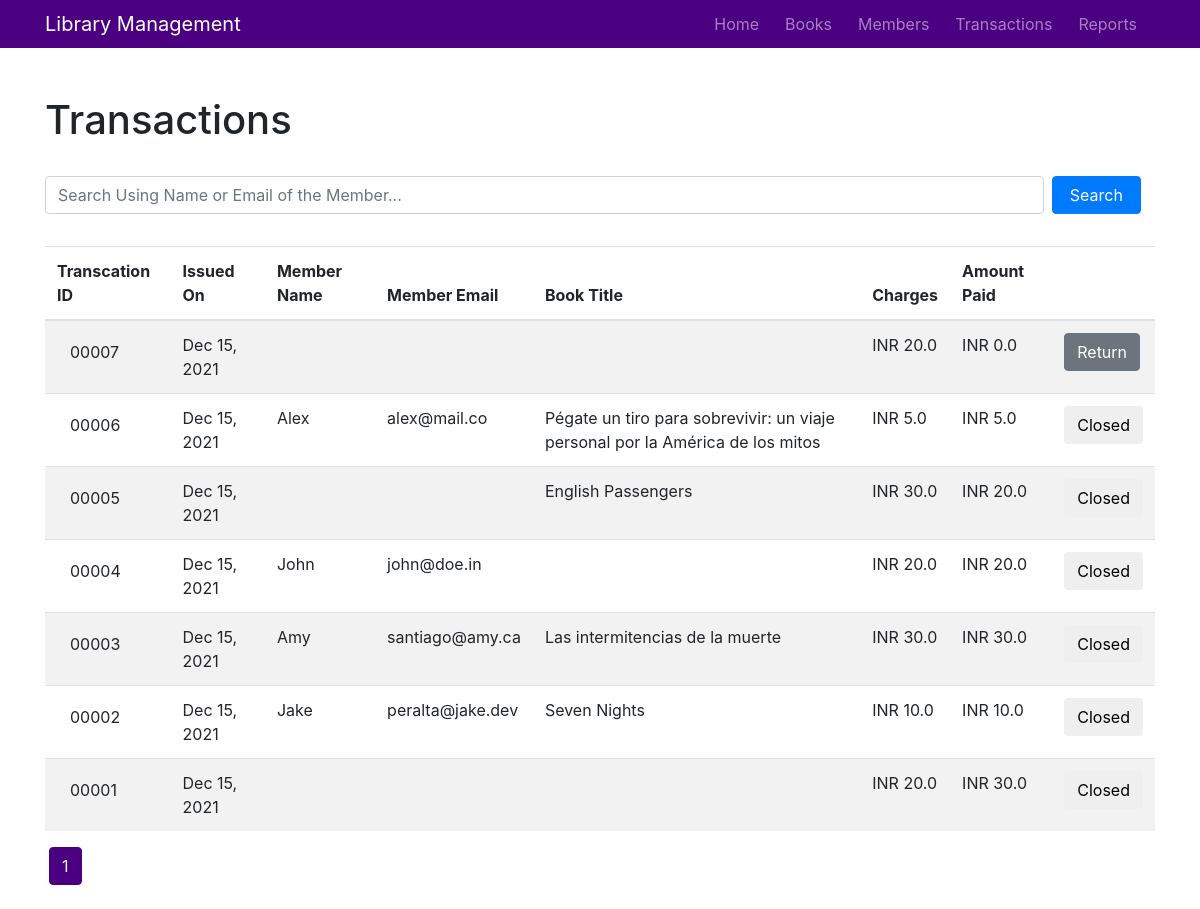
Page /transactions on the committed database.
### library_management/models.py (models this page shows, shortened)
class Transaction(db.Model):
    __tablename__='transaction'
    transaction_id = db.Column(db.Integer, primary_key=True)
    member_id = db.Column(db.Integer, db.ForeignKey('member.member_id'))
    book_id = db.Column(db.Integer, db.ForeignKey('book.book_id'))
    issued_on = db.Column(db.DateTime, nullable=False, default=datetime.utcnow)
    charges = db.Column(db.Integer, nullable=False, default=0)
    amount_paid = db.Column(db.Integer, nullable=False, default=0)
    closed = db.Column(db.Boolean, nullable=False, default=False)

class Member(db.Model):
    __tablename__ = 'member'
    member_id = db.Column(db.Integer, primary_key=True)
    name = db.Column(db.String(50), nullable=False)
    email = db.Column(db.String(150), nullable=False, unique=True)
    rented = db.Column(db.Integer, nullable=False, default=0)
    outstanding_dues = db.Column(db.Integer, nullable=False, default=0)
    total_paid = db.Column(db.Integer, nullable=False, default=0)
    transactions = db.relationship('Transaction', backref='member', lazy=True)

class Book(db.Model):
    __tablename__ = 'book'
    book_id = db.Column(db.Integer, primary_key=True)
    title = db.Column(db.String(150), nullable=False)
    authors = db.Column(db.String(100), nullable=False)
    rating = db.Column(db.String(4), nullable=False)
    isbn = db.Column(db.String(150), nullable=False)
    publisher = db.Column(db.String(150), nullable=False)
    quantity = db.Column(db.Integer, nullable=False)
    rented = db.Column(db.Integer, nullable=False, default=0)
    no_of_times_rented = db.Column(db.Integer, nullable=False, default=0)
    transactions = db.relationship('Transaction', backref='book', lazy=True)

### library_management/transactions/routes.py (the view)
@transactions.route('/transactions')
def all_transactions():
    page = request.args.get('page', 1, type=int)
    transactions = Transaction.query.order_by(Transaction.closed, Transaction.issued_on.desc()).paginate(page=page, per_page=20)
    return render_template("transactions.html", title="Transactions", transactions=transactions, data=transactions.items)

### library_management/templates/transactions.html
{% extends "layout.html" %}
{% block content %}
    <br>
    <h1>Transactions</h1>
    <br>
    <form class="form-inline" action="/transactions/search" method="GET">
        <input name="search" type="text" class="form-control mb-2 mr-sm-2 search" placeholder="Search Using Name or Email of the Member...">
        <button type="submit" class="btn btn-primary mb-2 search">Search</button>
    </form>
    <br>
    {% if data %}
        <table class="table table-hover table-striped">
            <thead>
                <tr>
                    <th>Transcation ID</th>
                    <th>Issued On</th>
                    <th>Member Name</th>
                    <th>Member Email</th>
                    <th>Book Title</th>
                    <th>Charges</th>
                    <th>Amount Paid</th>
                    <th></th>
                </tr>
            </thead>
            <tbody>
                {% for transaction in data %}
                    {% if not transaction.closed %}
                    <tr>
                        <td><span class="btn pull-right">{{"{:05d}".format(transaction.transaction_id)}}</span></td>
                        <td>{{"{}".format(transaction.issued_on.strftime("%b %d, %Y"))}}</td>
                        <td>{{transaction.member.name}}</td>
                        <td>{{transaction.member.email}}</td>
                        <td>{{transaction.book.title}}</td>
                        <td>{{"INR {:.1f}".format(transaction.charges)}}</td>
                        <td>{{"INR {:.1f}".format(transaction.amount_paid)}}</td>
                        <td>
                            <button class="btn btn-secondary" onclick="return window.location = '/transactions/close/{{transaction.transaction_id}}';">Return</button>
                        </td>
                    </tr>
                    {% else %}
                    <tr>
                        <td><span class="btn pull-right">{{"{:05d}".format(transaction.transaction_id)}}</span></td>
                        <td>{{"{}".format(transaction.issued_on.strftime("%b %d, %Y"))}}</td>
                        <td>{{transaction.member.name}}</td>
                        <td>{{transaction.member.email}}</td>
                        <td>{{transaction.book.title}}</td>
                        <td>{{"INR {:.1f}".format(transaction.charges)}}</td>
                        <td>{{"INR {:.1f}".format(transaction.amount_paid)}}</td>
                        <td>
                            <button class="btn btn-disabled">Closed</button>
                        </td>
                    </tr>
                    {% endif %}
                {% endfor %}
            </tbody>
        </table>
        {% if not title.startswith('Search') %}
            <div class="pagination">
                {% for page_num in transactions.iter_pages(left_edge=1, right_edge=1, left_current=2, right_current=3) %}
                    {% if page_num %}
                        {% if transactions.page==page_num %}
                            <a class="btn btn-danger mb-4" href="{{ url_for('transactions.all_transactions', page=page_num) }}">{{ page_num }}</a>
                        {% else %}
                            <a class="btn btn-outline-danger mb-4" href="{{ url_for('transactions.all_transactions', page=page_num) }}">{{ page_num }}</a>
                        {% endif %}
                    {% else %}
                        <p class="mt-3">...</p>
                    {% endif %}
                {% endfor %}
            </div>
        {% endif %}
    {% endif %}
{% endblock content %}

### library_management/static/main.css (style rules this page uses)
* { margin: 0; padding: 0; box-sizing: border-box; }
.pagination a { border-color: indigo; margin-right: 4px; margin-left: 4px; color: indigo; }
.pagination a.btn-danger { color: white; background-color: indigo; }
input.search { width: 90% !important; }
button.search { width: 8%; }

### rows in the picture
Transaction: transaction_id "00007", issued_on "Dec 15, 2021", charges "INR 20.0", amount_paid "INR 0.0"
Transaction: transaction_id "00006", issued_on "Dec 15, 2021", charges "INR 5.0", amount_paid "INR 5.0"
Transaction: transaction_id "00005", issued_on "Dec 15, 2021", charges "INR 30.0", amount_paid "INR 20.0"
Transaction: transaction_id "00004", issued_on "Dec 15, 2021", charges "INR 20.0", amount_paid "INR 20.0"
Transaction: transaction_id "00003", issued_on "Dec 15, 2021", charges "INR 30.0", amount_paid "INR 30.0"
Transaction: transaction_id "00002", issued_on "Dec 15, 2021", charges "INR 10.0", amount_paid "INR 10.0"
Transaction: transaction_id "00001", issued_on "Dec 15, 2021", charges "INR 20.0", amount_paid "INR 30.0"

### other values in the picture
{{ page_num }} "1"
